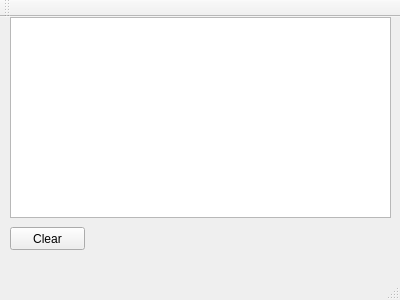
<?xml version="1.0" encoding="UTF-8"?>
<ui version="4.0">
 <class>MainWindow</class>
 <widget class="QMainWindow" name="MainWindow">
  <property name="geometry">
   <rect>
    <x>0</x>
    <y>0</y>
    <width>400</width>
    <height>300</height>
   </rect>
  </property>
  <property name="windowTitle">
   <string>MainWindow</string>
  </property>
  <widget class="QWidget" name="centralWidget">
   <widget class="QTextEdit" name="textEdit">
    <property name="geometry">
     <rect>
      <x>10</x>
      <y>0</y>
      <width>381</width>
      <height>201</height>
     </rect>
    </property>
   </widget>
   <widget class="QPushButton" name="pushButton">
    <property name="geometry">
     <rect>
      <x>10</x>
      <y>210</y>
      <width>75</width>
      <height>23</height>
     </rect>
    </property>
    <property name="text">
     <string>Clear</string>
    </property>
   </widget>
  </widget>
  <widget class="QMenuBar" name="menuBar">
   <property name="geometry">
    <rect>
     <x>0</x>
     <y>0</y>
     <width>400</width>
     <height>21</height>
    </rect>
   </property>
  </widget>
  <widget class="QToolBar" name="mainToolBar">
   <attribute name="toolBarArea">
    <enum>TopToolBarArea</enum>
   </attribute>
   <attribute name="toolBarBreak">
    <bool>false</bool>
   </attribute>
  </widget>
  <widget class="QStatusBar" name="statusBar"/>
 </widget>
 <layoutdefault spacing="6" margin="11"/>
 <resources/>
 <connections/>
</ui>
